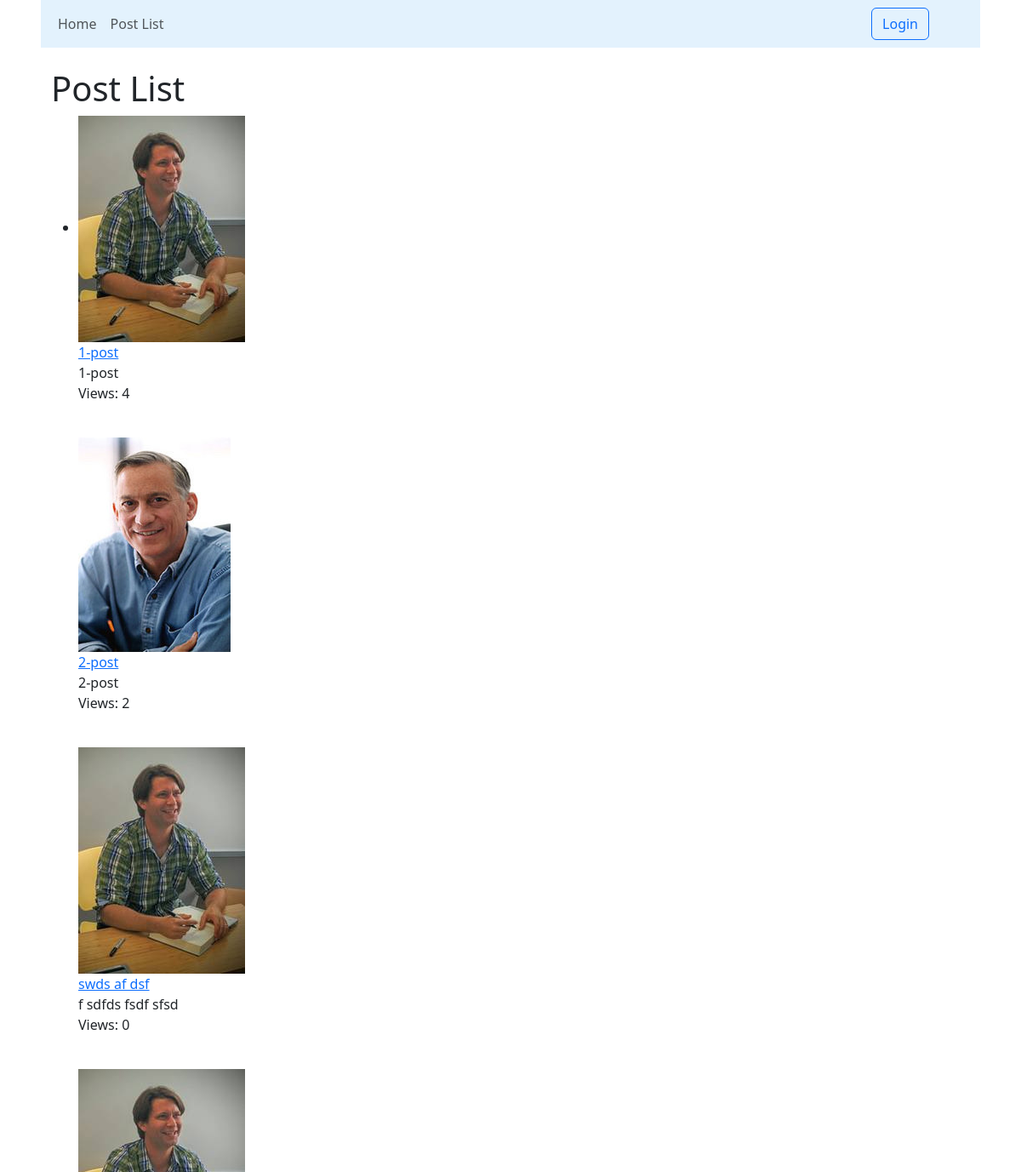
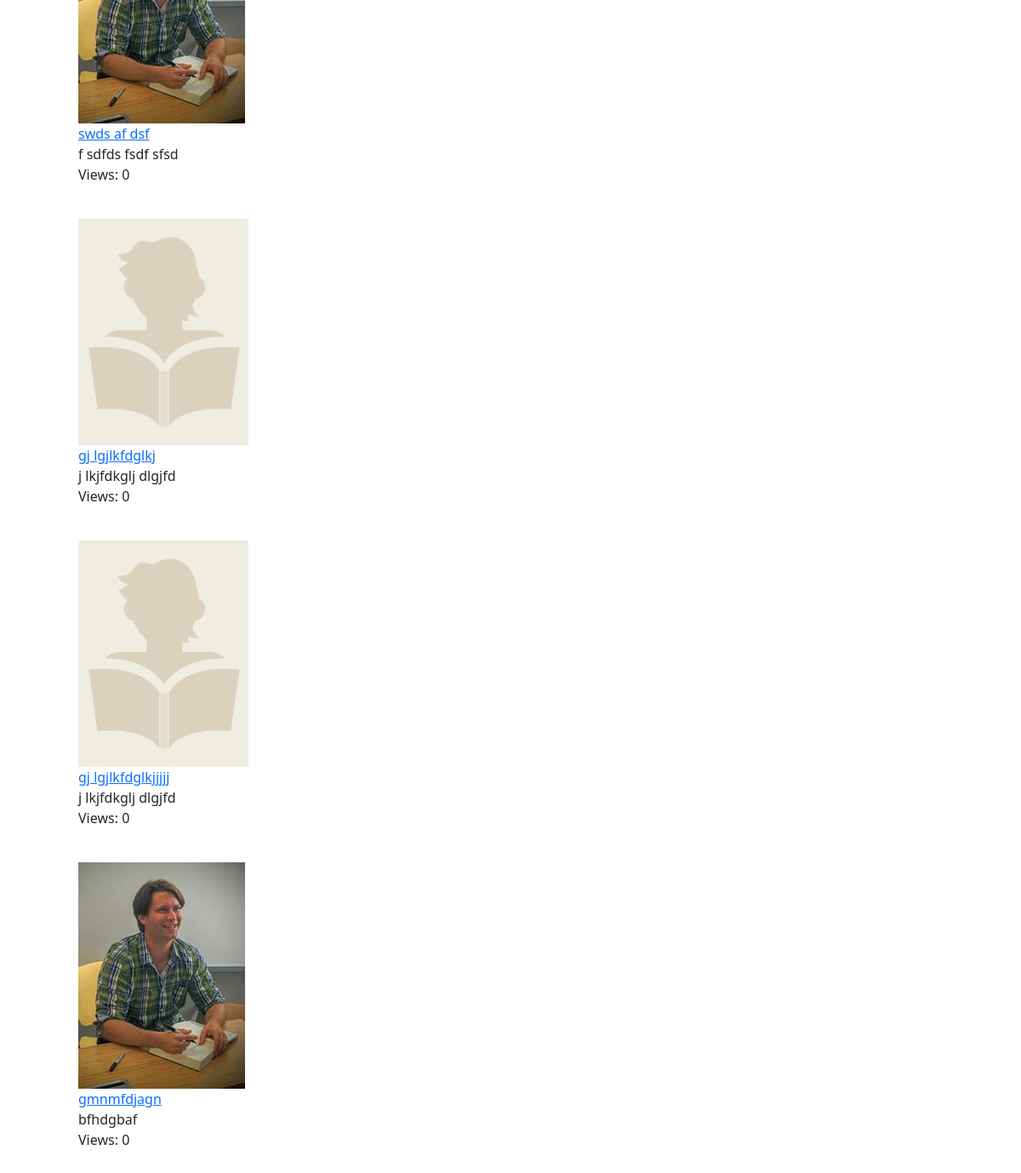
Page /post/ on the committed database (2 pictures, top to bottom).
### posts/models.py (models this page shows, shortened)
class Post(models.Model):
    title = models.CharField(max_length=225)
    body = models.TextField()
    category = models.ForeignKey(Category, on_delete=models.CASCADE)
    picture = models.ImageField()
    views = models.PositiveIntegerField(default=0)
    created_at = models.DateTimeField(auto_now_add=True)
    updated_at = models.DateTimeField(auto_now=True)
    is_recommended = models.BooleanField(default=False)  # Поле для рекомендаций

### posts/views.py (the view)
# urls.py: path('', PostView.as_view(), name='post-list'),
class PostView(View):
    def get(self, request):
        posts_all = Post.objects.all()
        post_id = models.ForeignKey(Post, on_delete=models.CASCADE)
        context = {
            'all_posts': posts_all,
            'id': post_id,
        }
        return render(request, 'list.html', context)

### templates/posts/list.html (shortened to what this page needs)
{% extends 'base.html' %}
{% block content %}
<html lang="en">
<head>
</head>
<body>
<h1>Post List</h1>
<ul class="spost_nav">
  <li>
      {% for post in all_posts %}
      <div class="media wow fadeInDown"><a href="{% url 'posts:post-detail' post.id %}"> <img alt="" src="{{ post.picture.url }}"></a>
          <div class="media-body"><a href="{% url 'posts:post-detail' post.id %}"> {{ post.title | truncatewords:10 }}</a></div>
          <div class="media-body">{{ post.body | truncatewords:10 }}</div> <p>Views: {{ post.views }}</p> <br>
      </div>
      {% endfor %}
  </li>
</ul>
</body>
</html>
{% endblock content %}

### templates/base.html (shortened to what this page needs)
{% load static %}
<html lang="en">
<head>
    <link href="https://cdn.jsdelivr.net/npm/bootstrap@5.3.3/dist/css/bootstrap.min.css" rel="stylesheet">
    <link href="{% static 'css/main.css' %}" rel="stylesheet">
    <link rel="stylesheet" href="https://cdn.jsdelivr.net/npm/bootstrap-icons@1.11.3/font/bootstrap-icons.min.css">
</head>
<body class="mx-5">
<nav class="navbar navbar-expand-lg mb-4 bg-" style="background-color: #e3f2fd;">
  <div class="container-fluid">
    <div class="collapse navbar-collapse" id="navbarSupportedContent">
      <ul class="navbar-nav me-auto mb-2 mb-lg-0">
        <li class="nav-item">
          <a class="nav-link {% if request.path == home_page %} active {% endif %}" aria-current="page" href="{% url 'landing_page' %}">Home</a>
        </li>
        <li class="nav-item">
          <a class="nav-link {% if request.path == book_page_url %} active {% endif %}" aria-current="page" href="{% url 'posts:post-list' %}">Post List</a>
        </li>
      </ul>
            <div class="me-5 " >
            {% if request.user.is_authenticated %}
                <ul class="navbar-nav">
                    <li class="nav-item dropdown">
                      <a class="nav-link dropdown-toggle {% if request.path == profile_edit_page_url or request.path == profile_page_url %} active {% endif %}" href="#" role="button" data-bs-toggle="dropdown" aria-expanded="false">
                          {{ request.user.username }}
                      </a>
                      <ul class="dropdown-menu">
                        <li><a class="dropdown-item " href="{% url 'accounts:user_profile' %}">Profile</a></li>
                        <li><a class="dropdown-item " href="{% url 'posts:create-post' %}">Create Post</a></li>
                        <li><a class="dropdown-item " href="{% url 'accounts:edit_user_information' %}">Profile Edit</a></li>
                        <li><hr class="dropdown-divider"></li>
                        <li><a class="dropdown-item" href="{% url 'accounts:log_out_page' %}">Logout</a></li>
                      </ul>
                    </li>
                </ul>
            {% else %}
                <a href="{% url 'accounts:login_page' %}" class="btn btn-outline-primary">Login</a>
            {% endif %}
        </div>
    </div>
  </div>
</nav>
<div class="container">
{% block content %}
{% endblock content %}
</div>
</body>
</html>

### rows in the picture
Post: picture (picture), title "1-post", body "1-post", views "4"
Post: picture (picture), title "2-post", body "2-post", views "2"
Post: picture (picture), title "swds af dsf", body "f sdfds fsdf sfsd", views "0"
Post: picture (picture), title "swds af dsf", body "f sdfds fsdf sfsd", views "0"
Post: picture (picture), title "gj lgjlkfdglkj", body "j lkjfdkglj dlgjfd", views "0"
Post: picture (picture), title "gj lgjlkfdglkjjjjj", body "j lkjfdkglj dlgjfd", views "0"
Post: picture (picture), title "gmnmfdjagn", body "bfhdgbaf", views "0"
